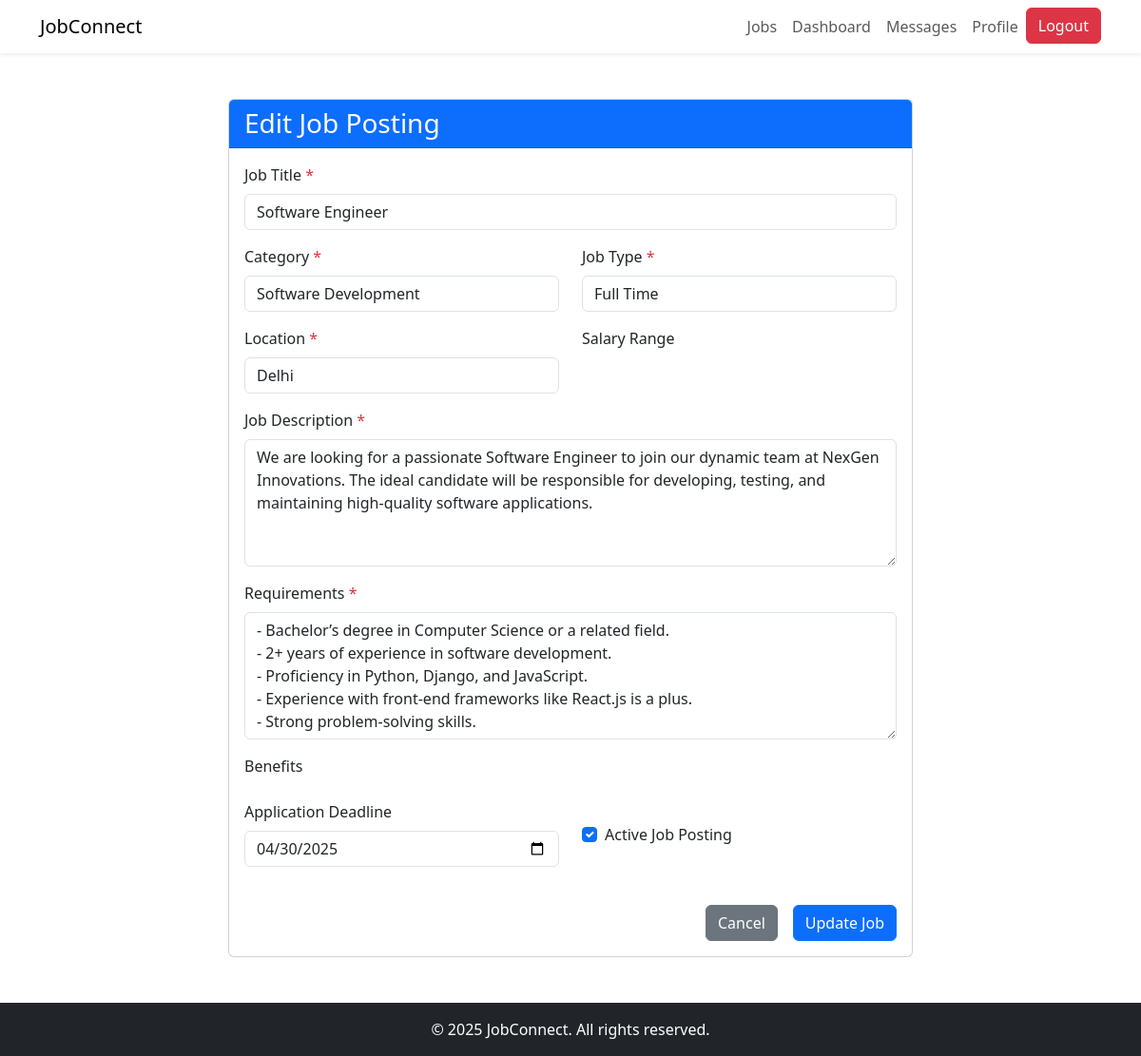
The page /jobs/2/edit/ (signed in) on the database its author committed.
### jobs/models.py (models this page shows, shortened)
class JobPosting(models.Model):
    JOB_TYPE_CHOICES = (
        ('full_time', 'Full Time'),
        ('part_time', 'Part Time'),
        ('contract', 'Contract'),
        ('internship', 'Internship'),
        ('remote', 'Remote'),
    )
    EXPERIENCE_LEVEL_CHOICES = (
        ('entry', 'Entry Level'),
        ('mid', 'Mid Level'),
        ('senior', 'Senior Level'),
        ('executive', 'Executive Level'),
    )
    employer = models.ForeignKey(EmployerProfile, on_delete=models.CASCADE, related_name='job_postings')
    title = models.CharField(max_length=100)
    category = models.ForeignKey(JobCategory, on_delete=models.SET_NULL, null=True, related_name='jobs')
    description = models.TextField()
    requirements = models.TextField()
    responsibilities = models.TextField()
    job_type = models.CharField(max_length=20, choices=JOB_TYPE_CHOICES)
    experience_level = models.CharField(max_length=20, choices=EXPERIENCE_LEVEL_CHOICES)
    location = models.CharField(max_length=100)
    salary_min = models.PositiveIntegerField(null=True, blank=True)
    salary_max = models.PositiveIntegerField(null=True, blank=True)
    is_remote = models.BooleanField(default=False)
    application_deadline = models.DateField()
    is_active = models.BooleanField(default=True)
    created_at = models.DateTimeField(auto_now_add=True)
    updated_at = models.DateTimeField(auto_now=True)

### jobs/views.py (the view)
# urls.py: path('jobs/<int:job_id>/edit/', views.edit_job, name='edit_job'),
@login_required
def edit_job(request, job_id):
    if not hasattr(request.user, 'employer_profile'):
        messages.error(request, "Only employers can edit job postings.")
        return redirect('home')
    job = get_object_or_404(
        JobPosting,
        id=job_id,
        employer=request.user.employer_profile
    )
    if request.method == 'POST':
        form = JobPostingForm(request.POST, instance=job)
        if form.is_valid():
            form.save()
            messages.success(request, "Job posting updated successfully!")
            return redirect('manage_jobs')
    else:
        form = JobPostingForm(instance=job)
    return render(request, 'edit_job.html', {'form': form, 'job': job})

### jobs/models.py (called while the page is built)
    def __str__(self):
        return self.name

### jobs/templates/edit_job.html (shortened to what this page needs)
{% extends 'base.html' %}
{% block content %}
<div class="container mt-4">
    <div class="row">
        <div class="col-md-8 offset-md-2">
            <div class="card">
                <div class="card-header bg-primary text-white">
                    <h3 class="mb-0">Edit Job Posting</h3>
                </div>
                <div class="card-body">
                    <form method="post" enctype="multipart/form-data">
                        <div class="row">
                            <div class="col-md-12 mb-3">
                                <label for="{{ form.title.id_for_label }}" class="form-label">Job Title <span class="text-danger">*</span></label>
                                {{ form.title }}
                            </div>
                        </div>
                        <div class="row">
                            <div class="col-md-6 mb-3">
                                <label for="{{ form.category.id_for_label }}" class="form-label">Category <span class="text-danger">*</span></label>
                                {{ form.category }}
                            </div>
                            <div class="col-md-6 mb-3">
                                <label for="{{ form.job_type.id_for_label }}" class="form-label">Job Type <span class="text-danger">*</span></label>
                                {{ form.job_type }}
                            </div>
                        </div>
                        <div class="row">
                            <div class="col-md-6 mb-3">
                                <label for="{{ form.location.id_for_label }}" class="form-label">Location <span class="text-danger">*</span></label>
                                {{ form.location }}
                            </div>
                            <div class="col-md-6 mb-3">
                                <label for="{{ form.salary_range.id_for_label }}" class="form-label">Salary Range</label>
                            </div>
                        </div>
                        <div class="row">
                            <div class="col-md-12 mb-3">
                                <label for="{{ form.description.id_for_label }}" class="form-label">Job Description <span class="text-danger">*</span></label>
                                {{ form.description }}
                            </div>
                        </div>
                        <div class="row">
                            <div class="col-md-12 mb-3">
                                <label for="{{ form.requirements.id_for_label }}" class="form-label">Requirements <span class="text-danger">*</span></label>
                                {{ form.requirements }}
                            </div>
                        </div>
                        <div class="row">
                            <div class="col-md-12 mb-3">
                                <label for="{{ form.benefits.id_for_label }}" class="form-label">Benefits</label>
                            </div>
                        </div>
                        <div class="row">
                            <div class="col-md-6 mb-3">
                                <label for="{{ form.application_deadline.id_for_label }}" class="form-label">Application Deadline</label>
                                {{ form.application_deadline }}
                            </div>
                            <div class="col-md-6 mb-3">
                                <div class="form-check mt-4">
                                    {{ form.is_active }}
                                    <label class="form-check-label" for="{{ form.is_active.id_for_label }}">
                                        Active Job Posting
                                    </label>
                                </div>
                            </div>
                        </div>
                        <div class="d-grid gap-2 d-md-flex justify-content-md-end mt-4">
                            <a href="{% url 'manage_jobs' %}" class="btn btn-secondary me-md-2">Cancel</a>
                            <button type="submit" class="btn btn-primary">Update Job</button>
                        </div>
                    </form>
                </div>
            </div>
        </div>
    </div>
</div>
{% endblock %}

### rows shown on the page
JobPosting: title "Software Engineer", category "Software Development", job_type "Full Time", location "Delhi", description "We are looking for a passionate Software Engineer to join our dynamic team at NexGen Innovations. The ideal candidate will be responsible for developing, testing, and maintaining high-quality software applications.", requirements "- Bachelor’s degree in Computer Science or a related field. - 2+ years of experience in software development. - Proficiency in Python, Django, and JavaScript. - Experience with front-end frameworks like React.js is a plus. - Strong problem-solving skills.", application_deadline "04/30/2025", is_active "☑"
